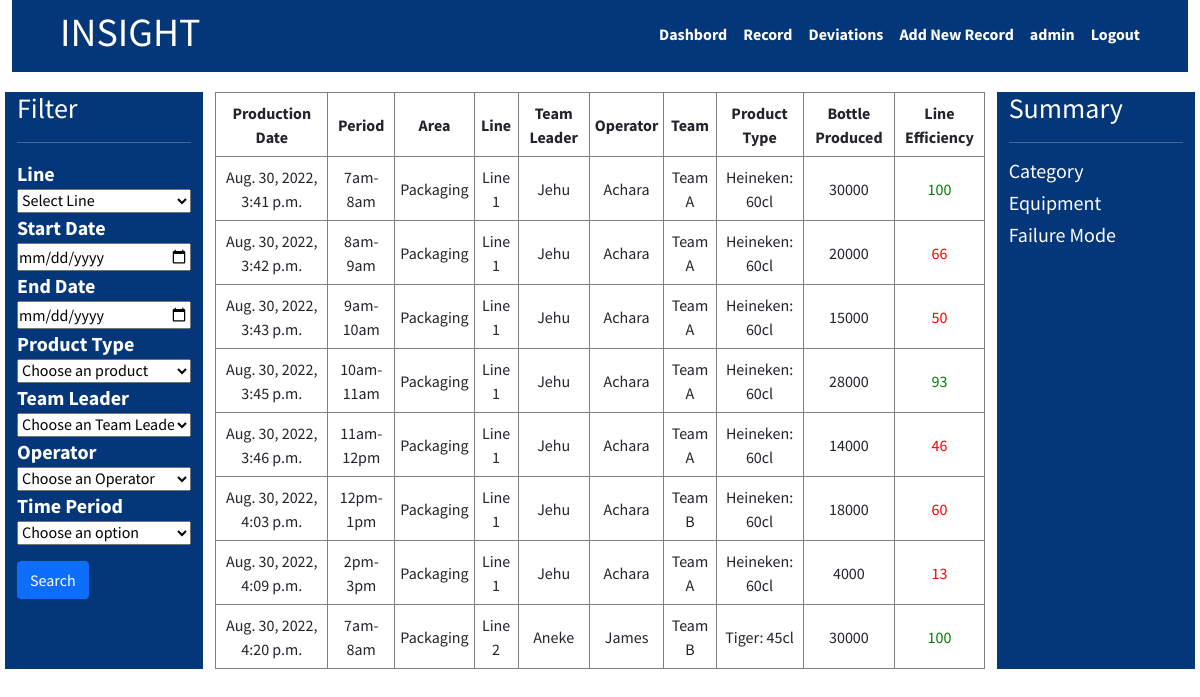
/insight/ (signed in), run on an earlier commit of the app's database.
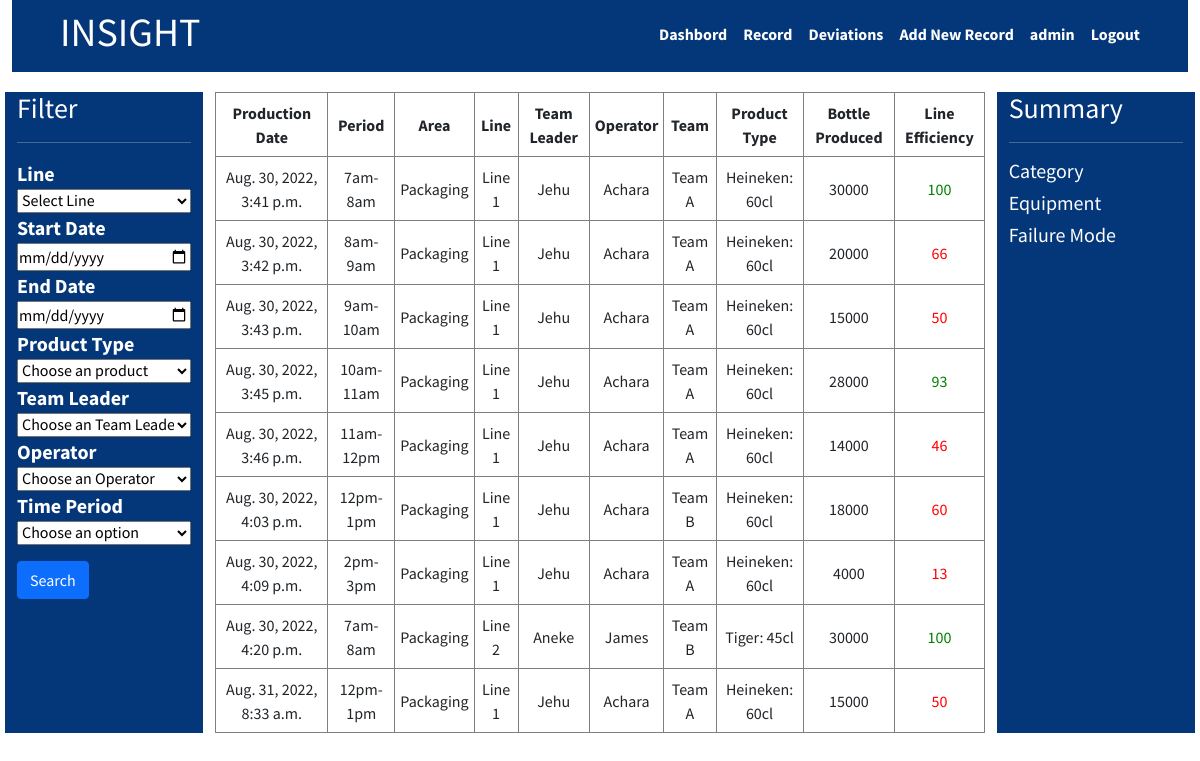
And on a later commit of the database.
### insight/models.py (models this page shows, shortened)
class InsightData(models.Model):
    area =models.ForeignKey(Area,on_delete=models.CASCADE)
    line =models.ForeignKey(Line,on_delete=models.CASCADE)
    line_speed =models.ForeignKey(Line_speed,on_delete=models.CASCADE)
    shift_type =models.ForeignKey(Shift_type,on_delete=models.CASCADE)
    line_manager =models.ForeignKey(Line_manager,default='Oyom',on_delete=models.SET_DEFAULT)
    team_leader =models.ForeignKey(Team_leader,on_delete=models.SET_DEFAULT,default='Oyom')
    data_operator = models.ForeignKey(Data_operator,on_delete=models.SET_DEFAULT,default='Oyom')
    production_team =models.ForeignKey(Production_team,on_delete=models.CASCADE)
    product_type =models.ForeignKey(Product_type,on_delete=models.SET_DEFAULT,default='no-name')
    time_period =models.ForeignKey(Time_period,on_delete=models.CASCADE)
    last_counter_reading =models.PositiveIntegerField(default=0)
    new_counter_reading =models.PositiveIntegerField()
    production_date =models.DateTimeField(auto_now_add=True)
    modified_date =models.DateTimeField(auto_now=True)
    bbt_no =models.CharField(max_length=6)
    bottle_produced =models.PositiveIntegerField(null=True,blank=True)
    deviation_duration =models.PositiveIntegerField(null=True,blank=True)
    line_output =models.PositiveIntegerField(null=True,blank=True)
    opi =models.DecimalField(max_digits=5,decimal_places=2,null=True,blank=True)
    deviation_data=models.ManyToManyField('Deviation',blank=True)

class Time_period(models.Model):
    name = models.CharField(max_length=100)
    def __str__(self):
        return self.name

class Area(models.Model):
    name = models.CharField(max_length=100,)
    def __str__(self):
     return self.name

class Line(models.Model):
    name = models.CharField(max_length=100)
    def __str__(self):
        return self.name

class Team_leader(models.Model):
    name = models.CharField(max_length=100)
    def __str__(self):
        return self.name

class Data_operator(models.Model):
    name = models.CharField(max_length=100)
    def __str__(self):
        return self.name

class Production_team(models.Model):
    name = models.CharField(max_length=100)
    def __str__(self):
        return self.name

class Product_type(models.Model):
    name = models.CharField(max_length=50)
    bottle_size =models.CharField(max_length=50)
    bottles_per_carton =models.PositiveIntegerField()
    def __str__(self):
        return f'{self.name}: {self.bottle_size}'

### insight/views.py (the view)
# urls.py: path('',InsightDataListView.as_view(),name='list-data'),
class InsightDataListView(LoginRequiredMixin,ListView):
    login_url = '/accounts/login'
    model = InsightData
    template_name = "insight/list-data.html"
    context_object_name= 'datas'
    def get_context_data(self, **kwargs):
        product_type= Product_type.objects.all()
        team_leader =Team_leader.objects.all()
        operators =Data_operator.objects.all()
        lines =Line.objects.all()
        time_period =Time_period.objects.all()
        datas=super().get_context_data(**kwargs)
        datas['products']=product_type
        datas['leaders']=team_leader
        datas['operators']=operators
        datas['lines']=lines
        datas['times']=time_period
        return datas
    def get_queryset(self):
        qs=super().get_queryset()
        start_date=self.request.GET.get('start-date')
        end_date=self.request.GET.get('end-date')
        line= self.request.GET.get('line')
        product =self.request.GET.get('product-type')
        team_lead = self.request.GET.get('team-leader')
        data_operator = self.request.GET.get('operator')
        time =self.request.GET.get('time-period')
        if line !='' and line is not None:
             qs= qs.filter(line__id=line)
        if product !='' and  product is not None:
             qs= qs.filter(product_type__id=product)
        if team_lead !='' and  team_lead is not None:
             qs= qs.filter(team_leader__id=team_lead)
        if data_operator !='' and  data_operator is not None:
             qs= qs.filter(data_operator__id=data_operator)
        if time !='' and  time is not None:
             qs= qs.filter(time_period__id=time)
        if start_date !='' and start_date is not None:
            qs =qs.filter(production_date__gte= start_date)
        if end_date !='' and end_date is not None:
            qs =qs.filter(production_date__lte= end_date)
        return qs

### insight/templates/insight/list-data.html
{% extends 'base.html' %} {% block content %} {% include 'navbar.html' %}
<div class="kpi">
  <div class="row">
    <div class="col-2 content-sidebar">
      <h3>Filter</h3>
      <hr />
      {% include 'insight/perfomance-filter.html' %}
    </div>
    <div class="col-8 content-table">
      <table>
        <thead>
          <tr>
            <th>Production Date</th>
            <th>Period</th>
            <th>Area</th>
            <th>Line</th>
            <th>Team Leader</th>
            <th>Operator</th>
            <th>Team</th>
            <th>Product Type</th>
            <th>Bottle Produced</th>
            <th>Line Efficiency</th>
          </tr>
        </thead>
        <tbody>
          {% for data in datas %}
          <tr>
            <td>{{data.production_date}}</td>
            <td>{{data.time_period}}</td>
            <td>{{data.area}}</td>
            <td>{{data.line}}</td>
            <td>{{data.team_leader}}</td>
            <td>{{data.data_operator}}</td>
            <td>{{data.production_team}}</td>
            <td>{{data.product_type}}</td>
            <td>{{data.bottle_produced}}</td>
            <td class="opi">{{data.line_output}}</td>
          </tr>
          {% endfor %}
        </tbody>
      </table>
    </div>
    <div class="col-2 content-sidebar">
      <h3>Summary</h3>
      <hr />
      <h5>Category</h5>
      <h5>Equipment</h5>
      <h5>Failure Mode</h5>
    </div>
  </div>
</div>
{% endblock content %}

What changed in the data, as far as the page shows it:
added InsightData: production_date "Aug. 31, 2022, 8:33 a.m.", time_period "12pm-1pm", area "Packaging", line "Line 1", team_leader "Jehu", data_operator "Achara", production_team "Team A", product_type "Heineken: 60cl", bottle_produced "15000", line_output "50"
